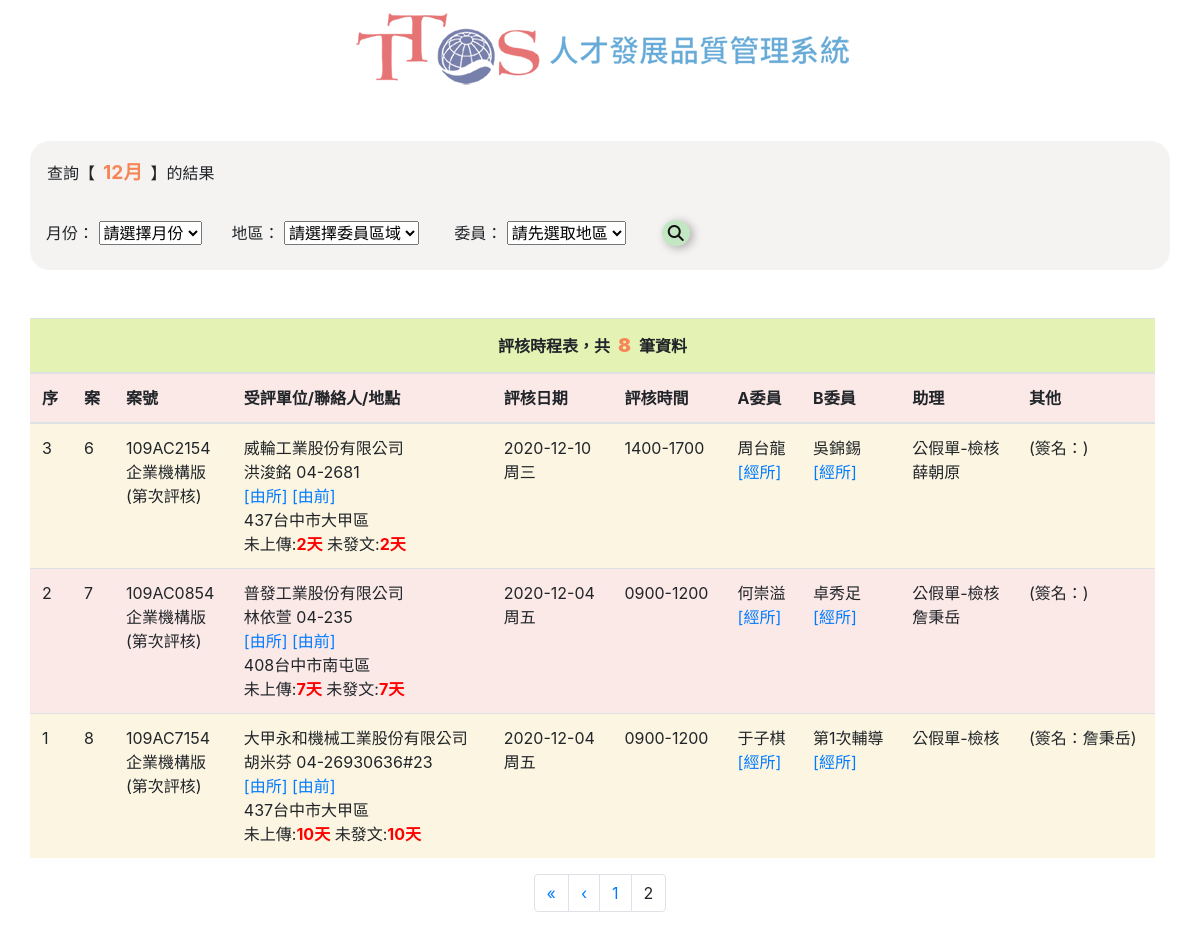
Page /?page=2 on the earlier database version.
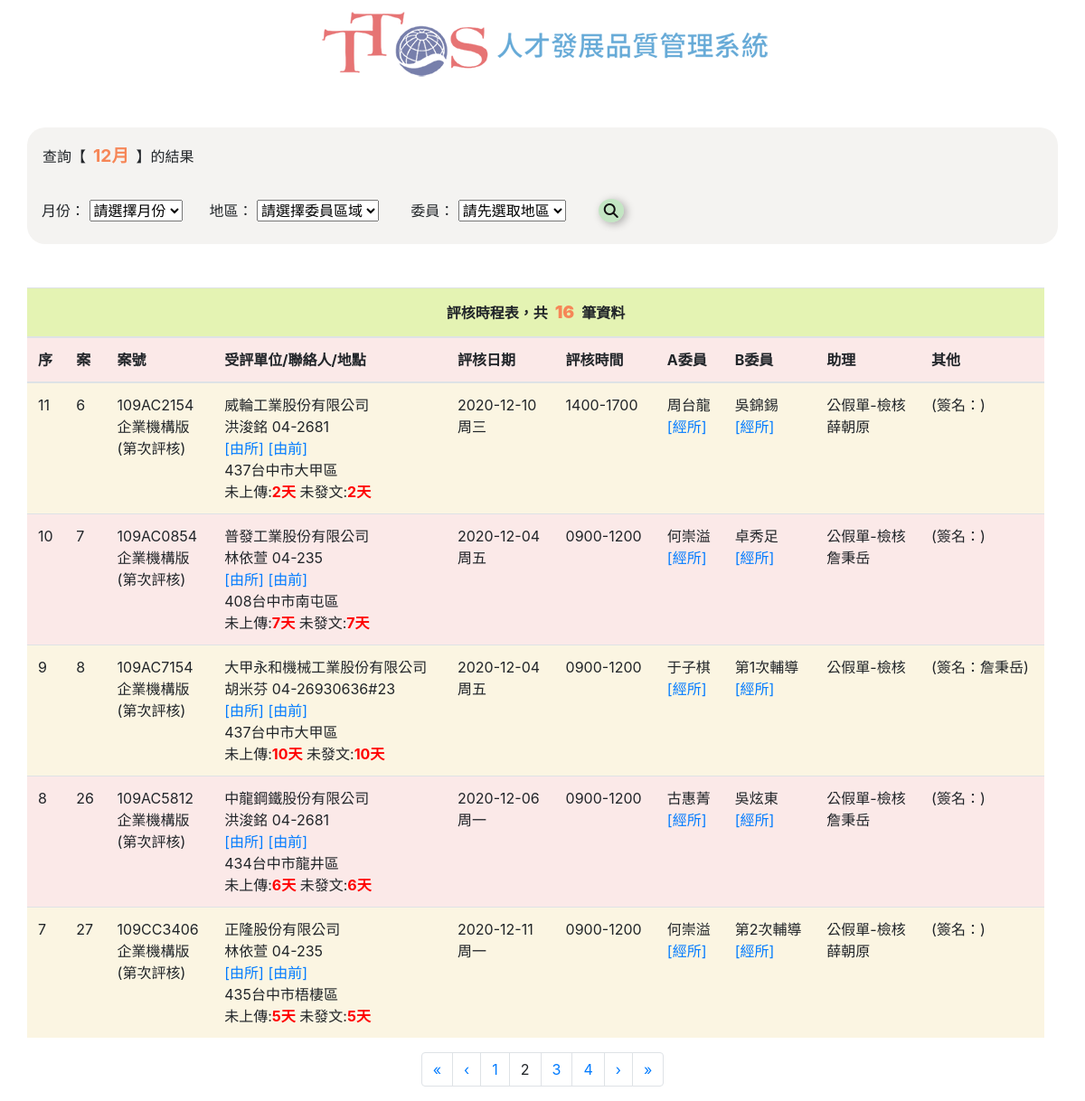
Same page on the later database version.
### tables this page shows
CREATE TABLE `case_number` (
  `c_id` int(11) NOT NULL,
  `c_no` varchar(10) NOT NULL COMMENT '案號',
  `c_com_a` varchar(10) NOT NULL COMMENT '委員A',
  `c_com_b` varchar(10) NOT NULL COMMENT '委員B',
  `c_ass` varchar(10) NOT NULL COMMENT '助理',
  `c_job` varchar(10) NOT NULL COMMENT '發文/上傳',
  `c_sign` varchar(10) NOT NULL COMMENT '簽名'
);

CREATE TABLE `object` (
  `ob_id` int(11) NOT NULL,
  `ob_ver` enum('企業機構版','訓練機構版','外訓版','辦訓能力檢核表') NOT NULL COMMENT '評核版本',
  `ob_office` varchar(20) NOT NULL COMMENT '受評單位',
  `ob_add_c` varchar(20) NOT NULL COMMENT '公司地址',
  `ob_ass_a` varchar(20) NOT NULL COMMENT '諮詢地址',
  `ob_count` varchar(10) NOT NULL COMMENT '輔導次數',
  `ob_evcount` varchar(10) NOT NULL COMMENT '評核次數',
  `ob_no` varchar(10) NOT NULL COMMENT '案號',
  `ob_con_name` varchar(10) NOT NULL COMMENT '聯絡人'
);

CREATE TABLE `contact` (
  `con_id` int(11) NOT NULL,
  `con_name` varchar(10) NOT NULL COMMENT '聯絡人姓名',
  `con_title` varchar(10) NOT NULL COMMENT '聯絡人職稱',
  `con_phone` varchar(20) NOT NULL COMMENT '聯絡人電話',
  `con_email` varchar(64) NOT NULL COMMENT '聯絡人email',
  `con_no` varchar(10) NOT NULL COMMENT '案號'
);

CREATE TABLE `job` (
  `job_id` int(11) NOT NULL,
  `job_upload` varchar(10) NOT NULL COMMENT '結案上傳',
  `job_closed` varchar(10) NOT NULL COMMENT '結案發文',
  `job_ps` varchar(255) NOT NULL COMMENT '備註'
);

CREATE TABLE `date` (
  `d_id` int(11) NOT NULL,
  `d_date` date NOT NULL COMMENT '評核日期',
  `d_week` varchar(10) NOT NULL COMMENT '評核星期',
  `d_per` varchar(10) NOT NULL COMMENT '評核時段',
  `d_no` varchar(10) NOT NULL COMMENT '案號'
);

CREATE TABLE `committee_a` (
  `com_a_id` int(11) NOT NULL,
  `com_a` varchar(10) NOT NULL COMMENT '委員a',
  `com_area` int(10) NOT NULL COMMENT '區域',
  `com_a_addr` varchar(20) NOT NULL COMMENT '地址',
  `com_a_mail` varchar(20) NOT NULL COMMENT 'Email'
);

CREATE TABLE `committee_b` (
  `com_b_id` int(11) NOT NULL,
  `com_b` varchar(10) NOT NULL COMMENT '委員b',
  `com_b_addr` varchar(10) NOT NULL COMMENT '地址',
  `com_b_mail` varchar(20) NOT NULL COMMENT 'Email'
);

CREATE TABLE `assistant` (
  `ass_id` int(11) NOT NULL,
  `ass_actual` varchar(10) NOT NULL COMMENT '實際助理',
  `ass_sign` varchar(10) NOT NULL COMMENT '簽單助理',
  `ass_acc` varchar(10) NOT NULL COMMENT '陪同助理',
  `ass_addr` varchar(20) NOT NULL COMMENT '地址',
  `ass_mail` varchar(20) NOT NULL COMMENT 'Email'
);

### index.php (the view, shortened to what this page needs)
<?php
require_once "connMysql.php";
$pageRow_records = 5;
$num_pages = 1;
if (isset($_GET['page'])) {
	$num_pages = $_GET['page'];
}
$startRow_records = ($num_pages - 1) * $pageRow_records;
$now_date = date("Y-m-d");
$date_arr = explode("-", $now_date);
$now_month = $date_arr[1];
$sql_query_search = "SELECT case_number.c_no, case_number.c_id, case_number.c_sign, object.ob_office, object.ob_ver, object.ob_add_c, object.ob_count, object.ob_evcount, committee_a.com_a, committee_a.com_a_addr, committee_a.com_a_mail, committee_b.com_b, committee_b.com_b_addr, committee_b.com_b_mail, assistant.ass_actual, assistant.ass_addr, assistant.ass_mail, `date`.d_date, `date`.`d_week`, `date`.`d_per`, contact.con_name, contact.con_phone,  contact.con_email, job.job_upload, job.job_closed FROM case_number JOIN committee_a ON committee_a.com_a_id = case_number.c_com_a LEFT OUTER JOIN committee_b ON committee_b.com_b_id = case_number.c_com_b LEFT OUTER JOIN assistant ON case_number.c_ass = assistant.ass_id LEFT OUTER JOIN object ON object.ob_no = case_number.c_id JOIN `date` ON `date`.`d_no` = case_number.c_id LEFT OUTER JOIN contact ON contact.con_id = object.ob_con_name LEFT OUTER JOIN job ON case_number.c_job = job.job_id";
if ((isset($_SESSION["action"]) && $_SESSION["action"] == "search") || ($_GET["page"] && isset($_SESSION["action"]) && $_SESSION["action"] == "search")) {
	if (isset($_SESSION["month"]) && isset($_SESSION["name"])) {
		$condition_query_search = "{$sql_query_search} WHERE (d_date LIKE ? AND committee_a.com_a = ?) OR (d_date LIKE ? AND committee_b.com_b = ?) ORDER BY case_number.c_id ASC";
		$limit_query_search = "{$condition_query_search} LIMIT {$startRow_records}, {$pageRow_records}";
		$stmt_limit = $db_link->prepare($limit_query_search);
		$stmt_limit->bind_param("ssss", $s_month, $s_name, $s_month, $s_name);
		$s_month = "%-" . $_SESSION["month"] . "-%";
		$s_name = $_SESSION["name"];
		$all_RecBoard = $db_link->query("{$sql_query_search} WHERE (d_date LIKE '{$s_month}' AND committee_a.com_a = '{$s_name}') OR (d_date LIKE '{$s_month}' AND committee_b.com_b = '{$s_name}')");
		$total_rec = $all_RecBoard->num_rows;
		$stmt_limit->execute();
		$stmt_limit->bind_result($caseno, $casecid, $csign, $oboffice, $obver, $obaddc, $obcount, $obevcount, $coma, $comaaddr, $comamail, $comb, $combaddr, $combmail, $assactual, $assaddr, $assmail, $ddate, $dweek, $dper, $conname, $conphone, $conemail, $jobupload, $jobclosed);
		$show_month = $_SESSION["month"];
	} else {
		$condition_query_search = "{$sql_query_search} WHERE d_date LIKE ? OR committee_a.com_a = ? OR committee_b.com_b = ? ORDER BY case_number.c_id ASC";
		$limit_query_search = "{$condition_query_search} LIMIT {$startRow_records}, {$pageRow_records}";
		$stmt_limit = $db_link->prepare($limit_query_search);
		$stmt_limit->bind_param("sss", $s_month, $s_name, $s_name);
		if (empty($_SESSION["month"])) {
			$s_month = $_SESSION["month"];
		} else {
			$s_month = "%-" . $_SESSION["month"] . "-%";
		}
		$s_name = $_SESSION["name"];
		$all_RecBoard = $db_link->query("{$sql_query_search} WHERE d_date LIKE '{$s_month}' OR committee_a.com_a = '{$s_name}' OR committee_b.com_b = '{$s_name}'");
		$total_rec = $all_RecBoard->num_rows;
		$stmt_limit->execute();
		$stmt_limit->bind_result($caseno, $casecid, $csign, $oboffice, $obver, $obaddc, $obcount, $obevcount, $coma, $comaaddr, $comamail, $comb, $combaddr, $combmail, $assactual, $assaddr, $assmail, $ddate, $dweek, $dper, $conname, $conphone, $conemail, $jobupload, $jobclosed);
		$show_month = $_SESSION["month"];
	}
} else {
	$condition = "{$sql_query_search} WHERE d_date LIKE ? ORDER BY case_number.c_id ASC";
	$limit_query = "{$condition} LIMIT {$startRow_records}, {$pageRow_records}";
	$stmt_limit = $db_link->prepare($limit_query);
	$stmt_limit->bind_param("s", $s_month);
	$s_month = "%-" . $now_month . "-%";
	$all_RecBoard = $db_link->query("{$sql_query_search} WHERE d_date LIKE '{$s_month}'");
	$total_rec = $all_RecBoard->num_rows;
	$stmt_limit->execute();
	$stmt_limit->bind_result($caseno, $casecid, $csign, $oboffice, $obver, $obaddc, $obcount, $obevcount, $coma, $comaaddr, $comamail, $comb, $combaddr, $combmail, $assactual, $assaddr, $assmail, $ddate, $dweek, $dper, $conname, $conphone, $conemail, $jobupload, $jobclosed);
	$show_month = $now_month;
}
$total_pages = ceil($total_rec / $pageRow_records);
?>
<!DOCTYPE html>
<html lang="zh-tw">
<head>
	<link rel="stylesheet" href="https://stackpath.bootstrapcdn.com/bootstrap/4.1.3/css/bootstrap.min.css">
	<link rel="stylesheet" type="text/css" href="custom.css">
</head>
<body>
	<div id="all" class="container">
		<div class="row  justify-content-center">
			<div align="center"><img src="logo_1211.png" class="img-fluid" alt="Responsive image"></div>
			<div class="col-lg-12 searchbar">
				<form action="" method="post" name="form1" class="table-responsive">
					<table class="conatiner">
						<tbody class="row align-items-center">
							<tr class="col-lg-12 mb-3">
								<td class="d-lg-table-cell">
									<?php if (!empty($show_month)) {
										if (empty($_SESSION["name"])) {
											echo '查詢【<span class="clr">' . $show_month . '月</span>】的結果';
										} else {
											echo '查詢【<span class="clr">' . $show_month . '月</span>】【<span class="clr">' . $_SESSION["name"] . '</span>】的結果';
										}
									} elseif (!empty($_SESSION["name"])) {
										echo '查詢【<span class="clr">' . $_SESSION["name"] . '</span>】的結果';
									} else {
										echo '<span class="clr">尚未選擇查詢條件！</span>';
									}
									?>
								</td>
							</tr>
							<tr class="col-lg-12 row">
								<td class="col-lg-3 col-md-12 col-sm-12 mt-md-3 mt-sm-3">
									<label for="month" class="d-none d-lg-inline-flex">月份：</label>
									<select name="month" id="month">
										<option disabled selected value="">請選擇月份</option>
									</select>
								</td>
								<td class="col-lg-4 col-md-12 col-sm-12 mt-md-3 mt-sm-3">
									<label for="area" class="d-none d-lg-inline-flex">地區：</label>
									<select name="area" id="area">
										<option disabled selected value="">請選擇委員區域</option>
									</select>
								</td>
								<td class="col-lg-4 col-md-12 col-sm-12 mt-md-3 mt-sm-3">
									<label for="name" class="d-none d-lg-inline-flex">委員：</label>
									<select name="name" id="name">
										<option disabled selected value="">請先選取地區</option>
									</select>
								</td>
								<td class="col-lg-1 col-md-12 col-sm-12 mt-md-3 mt-sm-3 searchbtn d-lg-table">
									<input type="submit" id="button" value="&#xf002">
								</td>
							</tr>
						</tbody>
					</table>
				</form>
			</div>
			<div class="col-lg-12 container">
				<div class="row justify-content-center table-responsive">
					<table class="table content">
						<thead>
							<tr>
								<th class="text-center" colspan="10">評核時程表，共<span class="clr"><?php echo $total_rec; ?></span>筆資料</th>
							</tr>
							<tr>
								<th class="d-none d-lg-table-cell">序</th>
								<th class="d-none d-lg-table-cell">案</th>
								<th class="d-none d-lg-table-cell">案號</th>
								<th class="d-lg-table-cell">受評單位/聯絡人/地點</th>
								<th class="d-lg-table-cell">評核日期</th>
								<th class="d-lg-table-cell">評核時間</th>
								<th class="d-lg-table-cell">A委員</th>
								<th class="d-lg-table-cell">B委員</th>
								<th class="d-none d-lg-table-cell">助理</th>
								<th class="d-none d-lg-table-cell">其他</th>
							</tr>
						</thead>
						<tbody>
							<?php while ($stmt_limit->fetch()) { ?>
								<tr>
									<td class="d-none d-lg-table-cell"><?php echo $_SESSION["total"]--; ?></td>
									<td class="d-none d-lg-table-cell"><?php echo $casecid; ?></td>
									<td class="d-none d-lg-table-cell">
										<?php echo $caseno; ?><br><?php echo $obver; ?><br>(第<?php echo $obevcount; ?>次評核)
									</td>
									<td class="d-lg-table-cell">
										<?php echo $oboffice; ?><br><?php echo $conname; ?>&nbsp;<?php echo $conphone; ?><br><a href="https://www.google.com/maps/dir/?api=1&origin=台中市東區仁和路482號&destination=<?php echo $obaddc; ?>&travelmode=driving" target="_blank">[由所]</a>&nbsp;<a href="https://www.google.com/maps/search/?api=1&query=<?php echo $obaddc; ?>&travelmode=driving" target="_blank">[由前]</a><br><?php echo $obaddc; ?><br>未上傳:<span style="color: red;font-weight: bolder;"><?php echo $jobupload; ?></span>&nbsp;未發文:<span style="color: red;font-weight: bolder;"><?php echo $jobclosed; ?></span>
									</td>
									<td class="d-lg-table-cell">
										<?php echo $ddate; ?><br><?php echo $dweek; ?>
									</td>
									<td class="d-lg-table-cell">
										<?php echo $dper; ?>
									</td>
									<td class="d-lg-table-cell">
										<?php echo $coma; ?>
										<br><?php echo $comaaddr; ?>
										<a href="https://www.google.com/maps/dir/?api=1&origin=<?php echo $comaaddr; ?>&waypoints=台中市東區仁和路482號&destination=<?php echo $obaddc; ?>&travelmode=driving" target="_blank">[經所]
										</a>
										<br><?php echo $comamail; ?>
									</td>
									<?php if (!empty($obcount)) {  ?>
										<td class="d-lg-table-cell">
											第<?php echo $obcount; ?>次輔導
											<br><?php echo $combaddr; ?>
											<a href="https://www.google.com/maps/dir/?api=1&origin=<?php echo $combaddr; ?>&waypoints=台中市東區仁和路482號&destination=<?php echo $obaddc; ?>&travelmode=driving" target="_blank">[經所]
											</a>
											<br><?php echo $combmail; ?>
										<?php } else { ?>
										<td class="d-lg-table-cell">
											<?php echo $comb; ?>
											<br><?php echo $combaddr; ?>
											<a href="https://www.google.com/maps/dir/?api=1&origin=<?php echo $combaddr; ?>&waypoints=台中市東區仁和路482號&destination=<?php echo $obaddc; ?>&travelmode=driving" target="_blank">[經所]
											</a>
											<br><?php echo $combmail; ?>
										<?php } ?>
										</td>
										<td class="d-none d-lg-table-cell">
											公假單-檢核
											<br><?php echo $assactual; ?>
											<br><?php echo $assaddr; ?>
											<br><?php echo $assmail; ?>
										</td>
										<td class="d-none d-lg-table-cell">
											<?php if (empty($assactual)) {
												echo '(簽名：' . $csign . ')';
											} else {
												echo '(簽名：)';
											} ?>
										</td>
								</tr>
							<?php }
							?>
						</tbody>
					</table>
				</div>
			</div>
			<nav aria-label="Page navigation example col-lg-12">
				<ul class="pagination">
					<?php if ($num_pages > 1) {
					?>
						<li class="page-item">
							<a class="page-link" href="?page=1" aria-label="Previous">
								<span aria-hidden="true">&laquo;</span>
							</a>
						</li>
						<li>
							<a class="page-link" href="?page=<?php echo $num_pages - 1; ?>">
								<span aria-hidden="true">&lsaquo;</span>
							</a>
						</li>
					<?php } ?>
					<?php for ($i = 1; $i <= $total_pages; $i++) {
						if ($i == $num_pages) {
							echo '<li class="page-item"><a class="page-link">' . $i . '</a></li>';
						} else {
							echo '<li class="page-item"><a class="page-link" href="?page=' . $i . '">' . $i . '</a><input type="hidden" name="action" value="search"></li>';
						}
					} ?>
					<?php if ($num_pages < $total_pages) {
					?>
						<li>
							<a class="page-link" href="?page=<?php echo $num_pages + 1; ?>">
								<span aria-hidden="true">&rsaquo;</span>
							</a>
						<li class="page-item">
							<a class="page-link" href="?page=<?php echo $total_pages; ?>" aria-label="Next">
								<span aria-hidden="true">&raquo;</span>
							</a>
						</li>
					<?php } ?>
				</ul>
			</nav>
		</div>
	</div>
</body>
</html>

### custom.css (style rules this page uses)
.col-lg-12, .col-lg-4, .col-lg-3, .col-lg-1 { padding-right: 0; }
.content tr:nth-child(even), .content tr:nth-child(odd) { -webkit-transition: all 0.2s ease-out; -moz-transition: all 0.2s ease-out; -ms-transition: all 0.2s ease-out; -o-transition: all 0.2s ease-out; transition: all 0.2s ease-out; }
html, body { font-size: medium; }
input[type=submit] { font-family: FontAwesome; background-color: #8cd79077; color: #121212; cursor: pointer; border: none; border-radius: 50%; outline-style: none; -webkit-box-shadow: 3px 2px 10px 0px rgba(0, 0, 0, 0.3); box-shadow: 3px 2px 10px 0px rgba(0, 0, 0, 0.3); -webkit-transition: all 0.2s ease-in; -moz-transition: all 0.2s ease-in; -ms-transition: all 0.2s ease-in; -o-transition: all 0.2s ease-in; transition: all 0.2s ease-in; }
.searchbar { background-color: #a79c8e1f; border-radius: 20px; margin: 3em auto; padding: 0.5em; }
form { padding: 0.5em; }
.clr { color: #f68657; font-weight: bolder; font-size: 1.2em; margin: 0 0.5rem; }
.content thead tr:first-child { background-color: #cbe86b83; }
.content tr:nth-child(odd) { background-color: #f8ecc98a; }
.content tr:nth-child(even) { background-color: #f1bbba54; }
.col-lg-4 { flex: 0 0 30%; }

Differences in the rows shown:
added case_number: c_id "26", c_no "109AC5812", object.ob_ver "企業機構版", object.ob_office "中龍鋼鐵股份有限公司", contact.con_name "洪浚銘", contact.con_phone "04-2681", object.ob_add_c "434台中市龍井區", job.job_upload "6天", job.job_closed "6天", date.d_date "2020-12-06", date.d_week "周一", date.d_per "0900-1200", committee_a.com_a "古惠菁", committee_b.com_b "吳炫東", assistant.ass_actual "詹秉岳", shows "(簽名：)"
added case_number: c_id "27", c_no "109CC3406", object.ob_ver "企業機構版", object.ob_office "正隆股份有限公司", contact.con_name "林依萱", contact.con_phone "04-235", object.ob_add_c "435台中市梧棲區", job.job_upload "5天", job.job_closed "5天", date.d_date "2020-12-11", date.d_week "周一", date.d_per "0900-1200", committee_a.com_a "何崇溢", object.ob_count "2", assistant.ass_actual "薛朝原", shows "(簽名：)"
Other differences:
$total_rec: "8" → "16"
new list line: "3"
new list line: "4"
